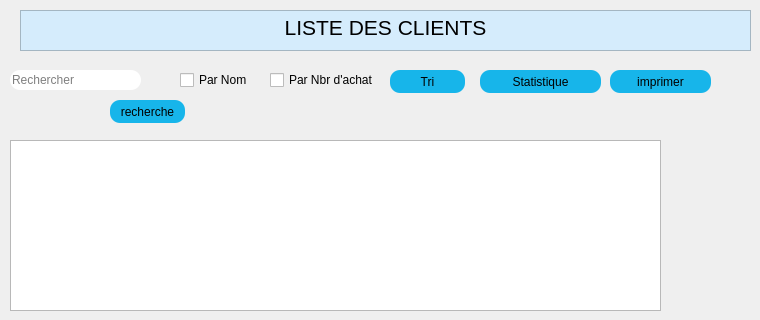
      <widget class="QWidget" name="tab_10">
       <attribute name="title">
        <string>Afficher la liste Des Clients</string>
       </attribute>
       <widget class="QTableView" name="tableView">
        <property name="geometry">
         <rect>
          <x>10</x>
          <y>140</y>
          <width>651</width>
          <height>171</height>
         </rect>
        </property>
       </widget>
       <widget class="QTextEdit" name="textEdit_2">
        <property name="geometry">
         <rect>
          <x>20</x>
          <y>10</y>
          <width>731</width>
          <height>41</height>
         </rect>
        </property>
        <property name="styleSheet">
         <string notr="true">background-color: rgb(213, 236, 252);
font: 75 italic 9pt &quot;Adobe Caslon Pro Bold&quot;;</string>
        </property>
        <property name="html">
         <string>&lt;!DOCTYPE HTML PUBLIC &quot;-//W3C//DTD HTML 4.0//EN&quot; &quot;http://www.w3.org/TR/REC-html40/strict.dtd&quot;&gt;
&lt;html&gt;&lt;head&gt;&lt;meta name=&quot;qrichtext&quot; content=&quot;1&quot; /&gt;&lt;style type=&quot;text/css&quot;&gt;
p, li { white-space: pre-wrap; }
&lt;/style&gt;&lt;/head&gt;&lt;body style=&quot; font-family:'Adobe Caslon Pro Bold'; font-size:9pt; font-weight:72; font-style:italic;&quot;&gt;
&lt;p align=&quot;center&quot; style=&quot; margin-top:0px; margin-bottom:0px; margin-left:0px; margin-right:0px; -qt-block-indent:0; text-indent:0px;&quot;&gt;&lt;span style=&quot; font-family:'MS Shell Dlg 2'; font-size:16pt; font-weight:400; font-style:normal;&quot;&gt;LISTE DES CLIENTS&lt;/span&gt;&lt;/p&gt;&lt;/body&gt;&lt;/html&gt;</string>
        </property>
       </widget>
       <widget class="QLineEdit" name="rechercher_2">
        <property name="geometry">
         <rect>
          <x>10</x>
          <y>70</y>
          <width>131</width>
          <height>20</height>
         </rect>
        </property>
        <property name="styleSheet">
         <string notr="true">                                      border-radius: 10px;
background-color: rgb(255, 255, 255);

font: 9pt &quot;MS Reference Sans Serif&quot;;background-color: rgb(255, 255, 255);</string>
        </property>
        <property name="text">
         <string/>
        </property>
        <property name="placeholderText">
         <string>Rechercher</string>
        </property>
       </widget>
       <widget class="QPushButton" name="pushButton_6">
        <property name="geometry">
         <rect>
          <x>390</x>
          <y>70</y>
          <width>75</width>
          <height>23</height>
         </rect>
        </property>
        <property name="styleSheet">
         <string notr="true">                                         border-radius: 10px;
background-color: rgb(23, 181, 234);
                                        
font: 9pt &quot;MS Reference Sans Serif&quot;;font: 10pt &quot;MS Shell Dlg 2&quot;;</string>
        </property>
        <property name="text">
         <string>Tri</string>
        </property>
       </widget>
       <widget class="QPushButton" name="pushButton_merier1_2">
        <property name="geometry">
         <rect>
          <x>480</x>
          <y>70</y>
          <width>121</width>
          <height>23</height>
         </rect>
        </property>
        <property name="styleSheet">
         <string notr="true">                                         border-radius: 10px;
background-color: rgb(23, 181, 234);
                                        
font: 9pt &quot;MS Reference Sans Serif&quot;;font: 10pt &quot;MS Shell Dlg 2&quot;;</string>
        </property>
        <property name="text">
         <string>Statistique</string>
        </property>
       </widget>
       <widget class="QPushButton" name="pushButton_7">
        <property name="geometry">
         <rect>
          <x>610</x>
          <y>70</y>
          <width>101</width>
          <height>23</height>
         </rect>
        </property>
        <property name="styleSheet">
         <string notr="true">                                         border-radius: 10px;
background-color: rgb(23, 181, 234);
                                        
font: 9pt &quot;MS Reference Sans Serif&quot;;font: 10pt &quot;MS Shell Dlg 2&quot;;</string>
        </property>
        <property name="text">
         <string>imprimer</string>
        </property>
       </widget>
       <widget class="QLabel" name="label_classe">
        <property name="geometry">
         <rect>
          <x>40</x>
          <y>90</y>
          <width>71</width>
          <height>21</height>
         </rect>
        </property>
        <property name="text">
         <string/>
        </property>
       </widget>
       <widget class="QCheckBox" name="checkBox_parnom">
        <property name="geometry">
         <rect>
          <x>180</x>
          <y>70</y>
          <width>81</width>
          <height>20</height>
         </rect>
        </property>
        <property name="text">
         <string>Par Nom</string>
        </property>
       </widget>
       <widget class="QCheckBox" name="checkBox_nbr">
        <property name="geometry">
         <rect>
          <x>270</x>
          <y>70</y>
          <width>111</width>
          <height>20</height>
         </rect>
        </property>
        <property name="text">
         <string>Par Nbr d'achat</string>
        </property>
       </widget>
       <widget class="QPushButton" name="pushButton_15">
        <property name="geometry">
         <rect>
          <x>110</x>
          <y>100</y>
          <width>75</width>
          <height>23</height>
         </rect>
        </property>
        <property name="styleSheet">
         <string notr="true">                                         border-radius: 10px;
background-color: rgb(23, 181, 234);
                                        
font: 9pt &quot;MS Reference Sans Serif&quot;;font: 10pt &quot;MS Shell Dlg 2&quot;;</string>
        </property>
        <property name="text">
         <string>recherche</string>
        </property>
       </widget>
      </widget>
